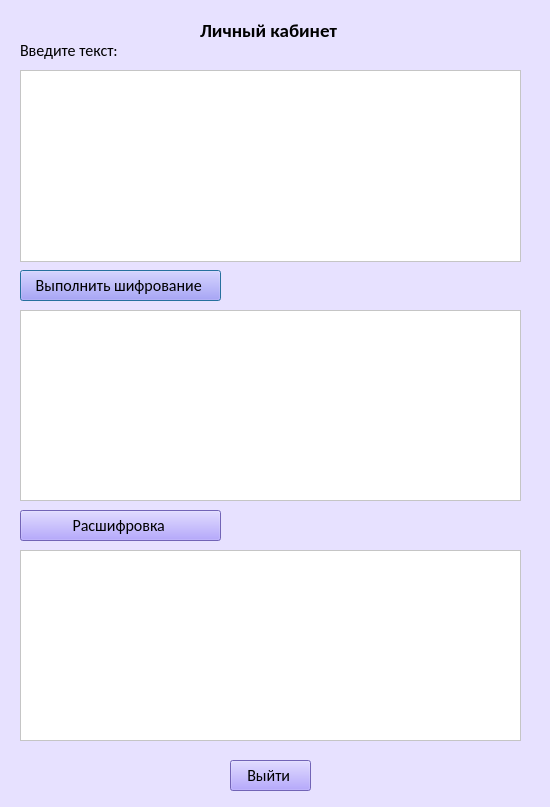
<?xml version="1.0" encoding="UTF-8"?>
<ui version="4.0">
 <class>Dialog</class>
 <widget class="QDialog" name="Dialog">
  <property name="geometry">
   <rect>
    <x>0</x>
    <y>0</y>
    <width>550</width>
    <height>807</height>
   </rect>
  </property>
  <property name="windowTitle">
   <string>Dialog</string>
  </property>
  <property name="styleSheet">
   <string notr="true">background-color: rgb(231, 225, 255)</string>
  </property>
  <widget class="QPushButton" name="pushButton">
   <property name="geometry">
    <rect>
     <x>20</x>
     <y>270</y>
     <width>201</width>
     <height>31</height>
    </rect>
   </property>
   <property name="font">
    <font>
     <family>Calibri</family>
     <pointsize>12</pointsize>
    </font>
   </property>
   <property name="styleSheet">
    <string notr="true">background-color: rgb(159, 140, 255);</string>
   </property>
   <property name="text">
    <string>Выполнить шифрование </string>
   </property>
  </widget>
  <widget class="QLabel" name="label">
   <property name="geometry">
    <rect>
     <x>20</x>
     <y>40</y>
     <width>101</width>
     <height>21</height>
    </rect>
   </property>
   <property name="font">
    <font>
     <family>Calibri</family>
     <pointsize>12</pointsize>
    </font>
   </property>
   <property name="styleSheet">
    <string notr="true"/>
   </property>
   <property name="text">
    <string>Введите текст: </string>
   </property>
  </widget>
  <widget class="QTextBrowser" name="textBrowser">
   <property name="geometry">
    <rect>
     <x>20</x>
     <y>70</y>
     <width>501</width>
     <height>192</height>
    </rect>
   </property>
   <property name="styleSheet">
    <string notr="true">background-color: rgb(255, 255, 255);</string>
   </property>
  </widget>
  <widget class="QTextBrowser" name="textBrowser_2">
   <property name="geometry">
    <rect>
     <x>20</x>
     <y>310</y>
     <width>501</width>
     <height>191</height>
    </rect>
   </property>
   <property name="styleSheet">
    <string notr="true">background-color: rgb(255, 255, 255);</string>
   </property>
  </widget>
  <widget class="QTextBrowser" name="textBrowser_3">
   <property name="geometry">
    <rect>
     <x>20</x>
     <y>550</y>
     <width>501</width>
     <height>191</height>
    </rect>
   </property>
   <property name="styleSheet">
    <string notr="true">background-color: rgb(255, 255, 255);</string>
   </property>
  </widget>
  <widget class="QLabel" name="label_2">
   <property name="geometry">
    <rect>
     <x>200</x>
     <y>20</y>
     <width>141</width>
     <height>20</height>
    </rect>
   </property>
   <property name="font">
    <font>
     <family>Calibri</family>
     <pointsize>14</pointsize>
     <weight>75</weight>
     <italic>false</italic>
     <bold>true</bold>
    </font>
   </property>
   <property name="styleSheet">
    <string notr="true"/>
   </property>
   <property name="text">
    <string>Личный кабинет </string>
   </property>
   <property name="wordWrap">
    <bool>false</bool>
   </property>
  </widget>
  <widget class="QPushButton" name="pushButton_2">
   <property name="geometry">
    <rect>
     <x>20</x>
     <y>510</y>
     <width>201</width>
     <height>31</height>
    </rect>
   </property>
   <property name="font">
    <font>
     <family>Calibri</family>
     <pointsize>12</pointsize>
    </font>
   </property>
   <property name="styleSheet">
    <string notr="true">background-color: rgb(159, 140, 255);</string>
   </property>
   <property name="text">
    <string>Расшифровка </string>
   </property>
  </widget>
  <widget class="QPushButton" name="pushButton_3">
   <property name="geometry">
    <rect>
     <x>230</x>
     <y>760</y>
     <width>81</width>
     <height>31</height>
    </rect>
   </property>
   <property name="font">
    <font>
     <family>Calibri</family>
     <pointsize>12</pointsize>
    </font>
   </property>
   <property name="styleSheet">
    <string notr="true">background-color: rgb(159, 140, 255);</string>
   </property>
   <property name="text">
    <string>Выйти </string>
   </property>
  </widget>
 </widget>
 <resources/>
 <connections/>
</ui>
